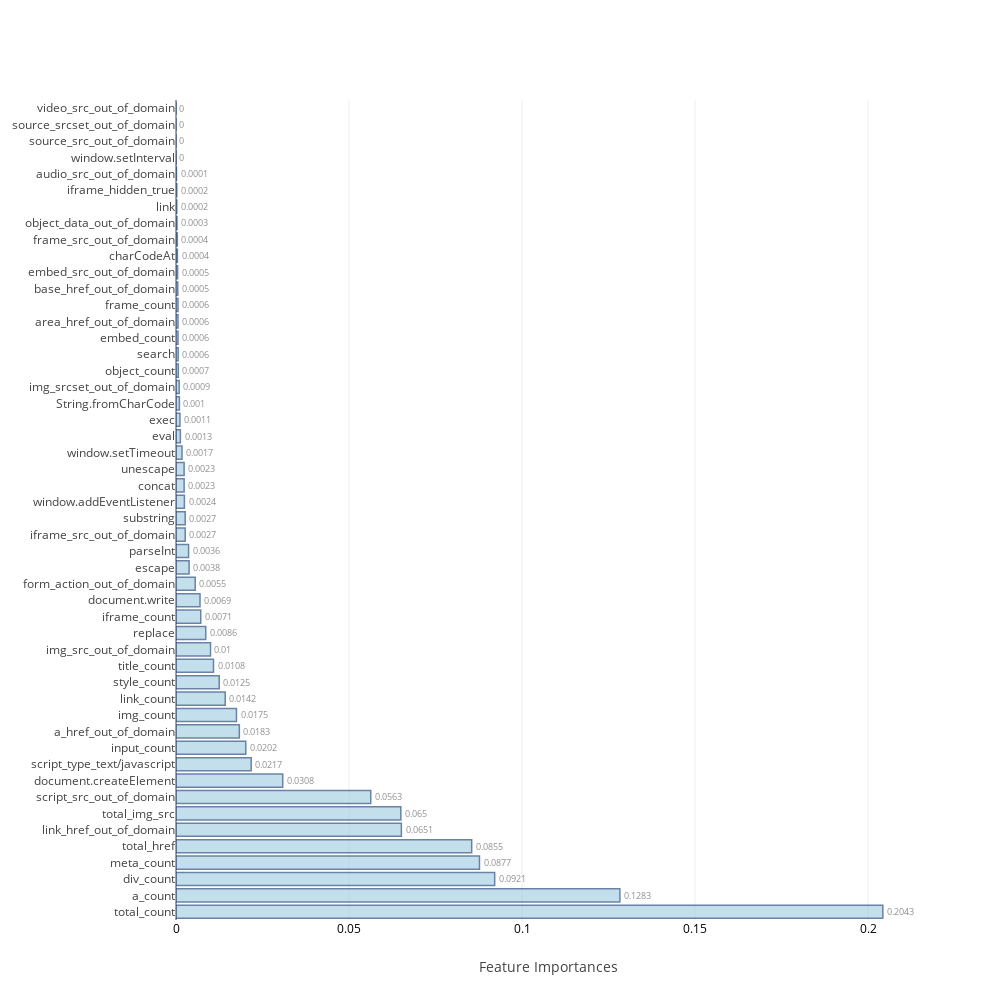
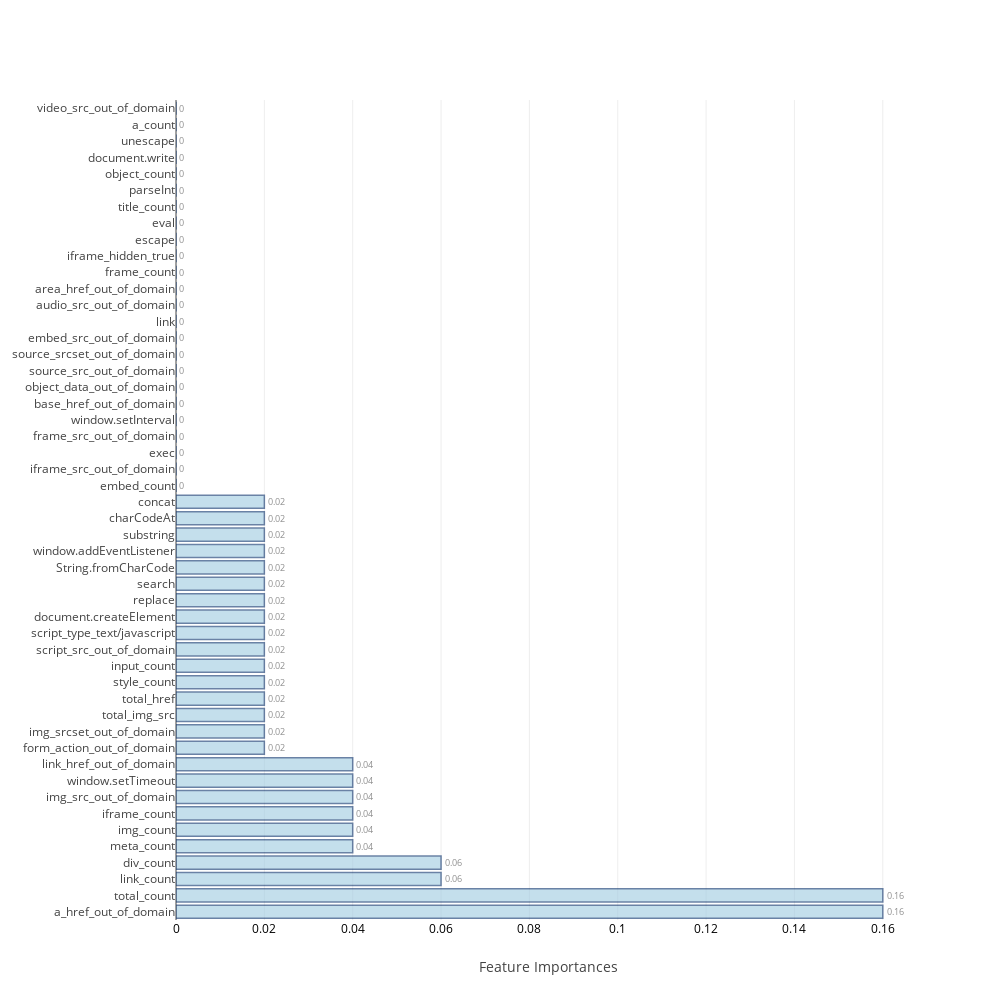
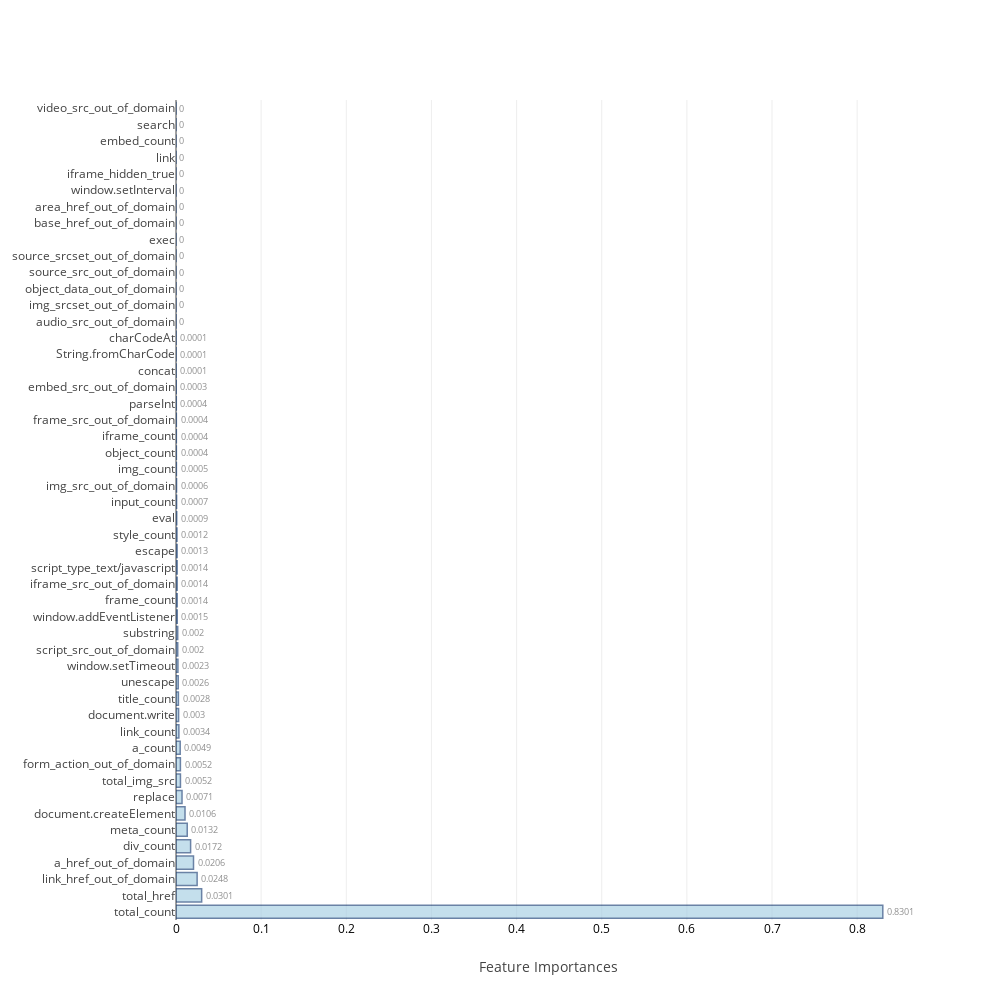
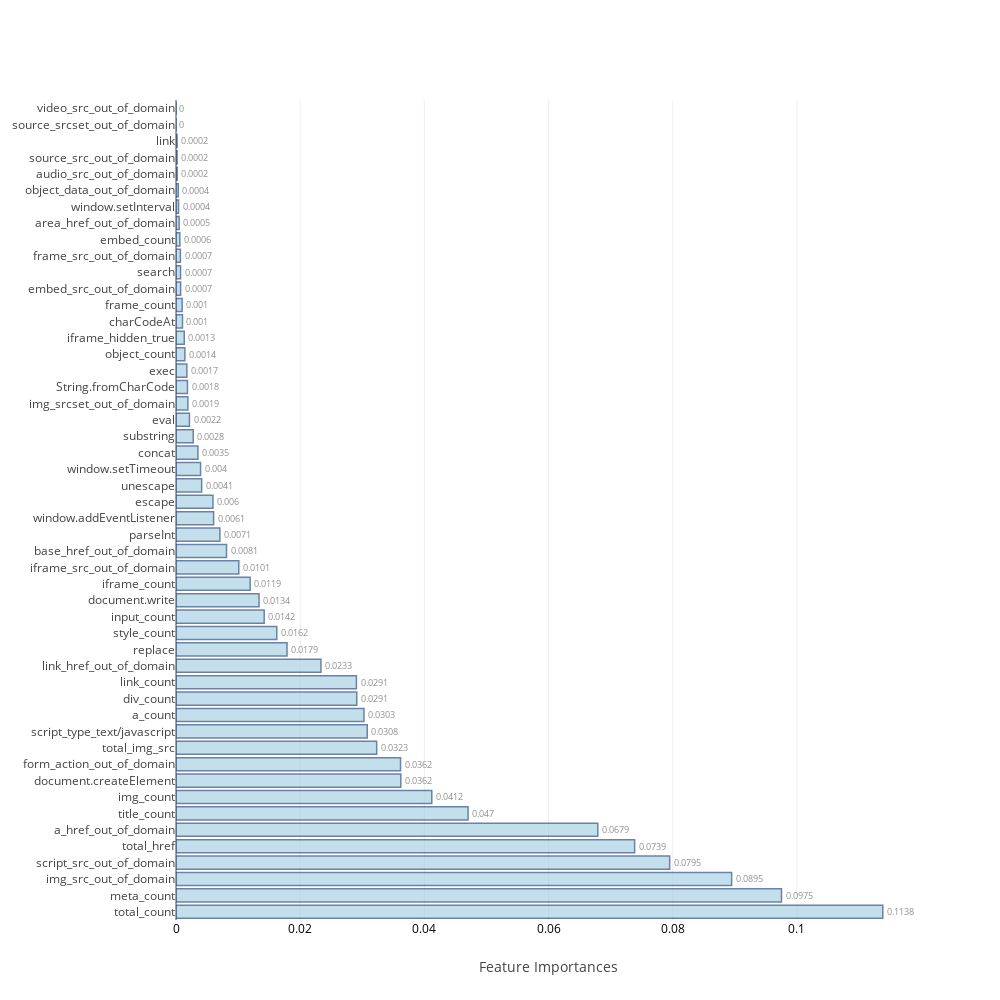

Notebook code cell kept with these figures, in order:
### Code cell
ind_columns=['KNeighborsClassifier','LogisticRegression','RandomForestClassifier','AdaBoostClassifier',
             'GradientBoostingClassifier','ExtraTreeClassifier','BaggingClassifier','Neural Network-1']

f=[KNN_model,Logistic_model,RandomForest,AdaBoost,GradientBoosting, ExtraTree,Bagging,DeepLearning1]

## Table to store training and test measures
table_80_50_train=pd.DataFrame(columns=['accuracy','TP','TN','FP','FN','FPR','FNR'])
table_80_50_test=pd.DataFrame(columns=['accuracy','TP','TN','FP','FN','FPR','FNR','auc','MCC'])

feat_imp=[None]*4
j=0
for i in range(0,8):
    if i>=2 and i<=5:
        model,cm_train,cm_test,acc_train,acc_test,roc_auc,feat_imp[j],mcc=f[i](scaled_X_train,train_Y,scaled_X_test,test_Y,columns)
        j=j+1
    else:
        model,cm_train,cm_test,acc_train,acc_test,roc_auc,mcc=f[i](scaled_X_train,train_Y,scaled_X_test,test_Y)
    table_80_50_train.loc[i]=   ([acc_train,cm_train.TP,cm_train.TN,cm_train.FP,cm_train.FN,cm_train.FPR,cm_train.FNR])
    table_80_50_test.loc[i] =   ([acc_test ,cm_test.TP, cm_test.TN, cm_test.FP, cm_test.FN, cm_test.FPR, cm_test.FNR,roc_auc,mcc])
    print("\n")

### Figure 1 — Plotly figure (JSON) as saved in the notebook; plotly's stock layout.template omitted (floating-point values rounded to 4 significant figures)
{"data": [{"marker": {"color": "rgb(158,202,225)", "line": {"color": "rgb(8,48,107)", "width": 1.5}}, "opacity": 0.6, "orientation": "h", "text": [0.2043, 0.1283, 0.0921, 0.0877, 0.0855, 0.0651, 0.065, 0.0563, 0.0308, 0.0217, 0.0202, 0.0183, 0.0175, 0.0142, 0.0125, 0.0108, 0.01, 0.0086, 0.0071, 0.0069, 0.0055, 0.0038, 0.0036, 0.0027, 0.0027, 0.0024, 0.0023, 0.0023, 0.0017, 0.0013, 0.0011, 0.001, 0.0009, 0.0007, 0.0006, 0.0006, 0.0006, 0.0006, 0.0005, 0.0005, 0.0004, 0.0004, 0.0003, 0.0002, 0.0002, 0.0001, 0, 0, 0, 0], "textposition": "outside", "type": "bar", "uid": "b74090f5-ef90-410d-8208-96c107d08b3a", "x": [0.2043, 0.1283, 0.0921, 0.0877, 0.08545, 0.06513, 0.06498, 0.05628, 0.03084, 0.02173, 0.02016, 0.0183, 0.01747, 0.01422, 0.01249, 0.01084, 0.009977, 0.008594, 0.007148, 0.00694, 0.005548, 0.003777, 0.003637, 0.002658, 0.002652, 0.002426, 0.002349, 0.002345, 0.001737, 0.001264, 0.001138, 0.0009811, 0.0009212, 0.0006652, 0.0006242, 0.0005881, 0.0005781, 0.0005735, 0.0005121, 0.0004632, 0.0004042, 0.0003814, 0.0002906, 0.0002209, 0.0002175, 0.0001268, 1.625e-05, 3.779e-06, 0, 0], "y": ["total_count", "a_count", "div_count", "meta_count", "total_href", "link_href_out_of_domain", "total_img_src", "script_src_out_of_domain", "document.createElement", "script_type_text/javascript", "input_count", "a_href_out_of_domain", "img_count", "link_count", "style_count", "title_count", "img_src_out_of_domain", "replace", "iframe_count", "document.write", "form_action_out_of_domain", "escape", "parseInt", "iframe_src_out_of_domain", "substring", "window.addEventListener", "concat", "unescape", "window.setTimeout", "eval", "exec", "String.fromCharCode", "img_srcset_out_of_domain", "object_count", "search", "embed_count", "area_href_out_of_domain", "frame_count", "base_href_out_of_domain", "embed_src_out_of_domain", "charCodeAt", "frame_src_out_of_domain", "object_data_out_of_domain", "link", "iframe_hidden_true", "audio_src_out_of_domain", "window.setInterval", "source_src_out_of_domain", "source_srcset_out_of_domain", "video_src_out_of_domain"]}], "layout": {"autosize": false, "height": 1000, "width": 1000, "xaxis": {"tickfont": {"color": "black", "size": 12}, "title": "Feature Importances"}, "yaxis": {"automargin": true}}}

### Figure 2 — Plotly figure (JSON) as saved in the notebook; plotly's stock layout.template omitted (floating-point values rounded to 4 significant figures)
{"data": [{"marker": {"color": "rgb(158,202,225)", "line": {"color": "rgb(8,48,107)", "width": 1.5}}, "opacity": 0.6, "orientation": "h", "text": [0.16, 0.16, 0.06, 0.06, 0.04, 0.04, 0.04, 0.04, 0.04, 0.04, 0.02, 0.02, 0.02, 0.02, 0.02, 0.02, 0.02, 0.02, 0.02, 0.02, 0.02, 0.02, 0.02, 0.02, 0.02, 0.02, 0, 0, 0, 0, 0, 0, 0, 0, 0, 0, 0, 0, 0, 0, 0, 0, 0, 0, 0, 0, 0, 0, 0, 0], "textposition": "outside", "type": "bar", "uid": "8b473d6f-6f7c-4979-a446-9eeef58041b8", "x": [0.16, 0.16, 0.06, 0.06, 0.04, 0.04, 0.04, 0.04, 0.04, 0.04, 0.02, 0.02, 0.02, 0.02, 0.02, 0.02, 0.02, 0.02, 0.02, 0.02, 0.02, 0.02, 0.02, 0.02, 0.02, 0.02, 0, 0, 0, 0, 0, 0, 0, 0, 0, 0, 0, 0, 0, 0, 0, 0, 0, 0, 0, 0, 0, 0, 0, 0], "y": ["a_href_out_of_domain", "total_count", "link_count", "div_count", "meta_count", "img_count", "iframe_count", "img_src_out_of_domain", "window.setTimeout", "link_href_out_of_domain", "form_action_out_of_domain", "img_srcset_out_of_domain", "total_img_src", "total_href", "style_count", "input_count", "script_src_out_of_domain", "script_type_text/javascript", "document.createElement", "replace", "search", "String.fromCharCode", "window.addEventListener", "substring", "charCodeAt", "concat", "embed_count", "iframe_src_out_of_domain", "exec", "frame_src_out_of_domain", "window.setInterval", "base_href_out_of_domain", "object_data_out_of_domain", "source_src_out_of_domain", "source_srcset_out_of_domain", "embed_src_out_of_domain", "link", "audio_src_out_of_domain", "area_href_out_of_domain", "frame_count", "iframe_hidden_true", "escape", "eval", "title_count", "parseInt", "object_count", "document.write", "unescape", "a_count", "video_src_out_of_domain"]}], "layout": {"autosize": false, "height": 1000, "width": 1000, "xaxis": {"tickfont": {"color": "black", "size": 12}, "title": "Feature Importances"}, "yaxis": {"automargin": true}}}

### Figure 3 — Plotly figure (JSON) as saved in the notebook; plotly's stock layout.template omitted (floating-point values rounded to 4 significant figures)
{"data": [{"marker": {"color": "rgb(158,202,225)", "line": {"color": "rgb(8,48,107)", "width": 1.5}}, "opacity": 0.6, "orientation": "h", "text": [0.8301, 0.0301, 0.0248, 0.0206, 0.0172, 0.0132, 0.0106, 0.0071, 0.0052, 0.0052, 0.0049, 0.0034, 0.003, 0.0028, 0.0026, 0.0023, 0.002, 0.002, 0.0015, 0.0014, 0.0014, 0.0014, 0.0013, 0.0012, 0.0009, 0.0007, 0.0006, 0.0005, 0.0004, 0.0004, 0.0004, 0.0004, 0.0003, 0.0001, 0.0001, 0.0001, 0, 0, 0, 0, 0, 0, 0, 0, 0, 0, 0, 0, 0, 0], "textposition": "outside", "type": "bar", "uid": "169aba40-dae4-48bb-8331-f82fa739a59b", "x": [0.8301, 0.03013, 0.0248, 0.02057, 0.01715, 0.01318, 0.01058, 0.007075, 0.005222, 0.005172, 0.004927, 0.003363, 0.003031, 0.002814, 0.002596, 0.002255, 0.002031, 0.002012, 0.001466, 0.001396, 0.001365, 0.001362, 0.001317, 0.00115, 0.0008621, 0.0007037, 0.0006478, 0.0004549, 0.0004322, 0.0004053, 0.0003983, 0.0003502, 0.0002833, 0.0001458, 0.0001118, 8.872e-05, 2.27e-05, 1.84e-05, 0, 0, 0, 0, 0, 0, 0, 0, 0, 0, 0, 0], "y": ["total_count", "total_href", "link_href_out_of_domain", "a_href_out_of_domain", "div_count", "meta_count", "document.createElement", "replace", "total_img_src", "form_action_out_of_domain", "a_count", "link_count", "document.write", "title_count", "unescape", "window.setTimeout", "script_src_out_of_domain", "substring", "window.addEventListener", "frame_count", "iframe_src_out_of_domain", "script_type_text/javascript", "escape", "style_count", "eval", "input_count", "img_src_out_of_domain", "img_count", "object_count", "iframe_count", "frame_src_out_of_domain", "parseInt", "embed_src_out_of_domain", "concat", "String.fromCharCode", "charCodeAt", "audio_src_out_of_domain", "img_srcset_out_of_domain", "object_data_out_of_domain", "source_src_out_of_domain", "source_srcset_out_of_domain", "exec", "base_href_out_of_domain", "area_href_out_of_domain", "window.setInterval", "iframe_hidden_true", "link", "embed_count", "search", "video_src_out_of_domain"]}], "layout": {"autosize": false, "height": 1000, "width": 1000, "xaxis": {"tickfont": {"color": "black", "size": 12}, "title": "Feature Importances"}, "yaxis": {"automargin": true}}}

### Figure 4 — Plotly figure (JSON) as saved in the notebook; plotly's stock layout.template omitted (floating-point values rounded to 4 significant figures)
{"data": [{"marker": {"color": "rgb(158,202,225)", "line": {"color": "rgb(8,48,107)", "width": 1.5}}, "opacity": 0.6, "orientation": "h", "text": [0.1138, 0.0975, 0.0895, 0.0795, 0.0739, 0.0679, 0.047, 0.0412, 0.0362, 0.0362, 0.0323, 0.0308, 0.0303, 0.0291, 0.0291, 0.0233, 0.0179, 0.0162, 0.0142, 0.0134, 0.0119, 0.0101, 0.0081, 0.0071, 0.0061, 0.006, 0.0041, 0.004, 0.0035, 0.0028, 0.0022, 0.0019, 0.0018, 0.0017, 0.0014, 0.0013, 0.001, 0.001, 0.0007, 0.0007, 0.0007, 0.0006, 0.0005, 0.0004, 0.0004, 0.0002, 0.0002, 0.0002, 0, 0], "textposition": "outside", "type": "bar", "uid": "382a38d5-69c8-440c-ba76-fe49baa80d27", "x": [0.1138, 0.09751, 0.08949, 0.0795, 0.07386, 0.06793, 0.04703, 0.04119, 0.0362, 0.03616, 0.03232, 0.0308, 0.03027, 0.02911, 0.02905, 0.02334, 0.01788, 0.01623, 0.0142, 0.01337, 0.01194, 0.01011, 0.008134, 0.007068, 0.006057, 0.005952, 0.004131, 0.003957, 0.003532, 0.002777, 0.002165, 0.001906, 0.001844, 0.001744, 0.00143, 0.001327, 0.001046, 0.000985, 0.000745, 0.0007345, 0.0007062, 0.0006167, 0.0005049, 0.0004082, 0.0003625, 0.0001906, 0.0001741, 0.0001732, 6.916e-07, 0], "y": ["total_count", "meta_count", "img_src_out_of_domain", "script_src_out_of_domain", "total_href", "a_href_out_of_domain", "title_count", "img_count", "document.createElement", "form_action_out_of_domain", "total_img_src", "script_type_text/javascript", "a_count", "div_count", "link_count", "link_href_out_of_domain", "replace", "style_count", "input_count", "document.write", "iframe_count", "iframe_src_out_of_domain", "base_href_out_of_domain", "parseInt", "window.addEventListener", "escape", "unescape", "window.setTimeout", "concat", "substring", "eval", "img_srcset_out_of_domain", "String.fromCharCode", "exec", "object_count", "iframe_hidden_true", "charCodeAt", "frame_count", "embed_src_out_of_domain", "search", "frame_src_out_of_domain", "embed_count", "area_href_out_of_domain", "window.setInterval", "object_data_out_of_domain", "audio_src_out_of_domain", "source_src_out_of_domain", "link", "source_srcset_out_of_domain", "video_src_out_of_domain"]}], "layout": {"autosize": false, "height": 1000, "width": 1000, "xaxis": {"tickfont": {"color": "black", "size": 12}, "title": "Feature Importances"}, "yaxis": {"automargin": true}}}
